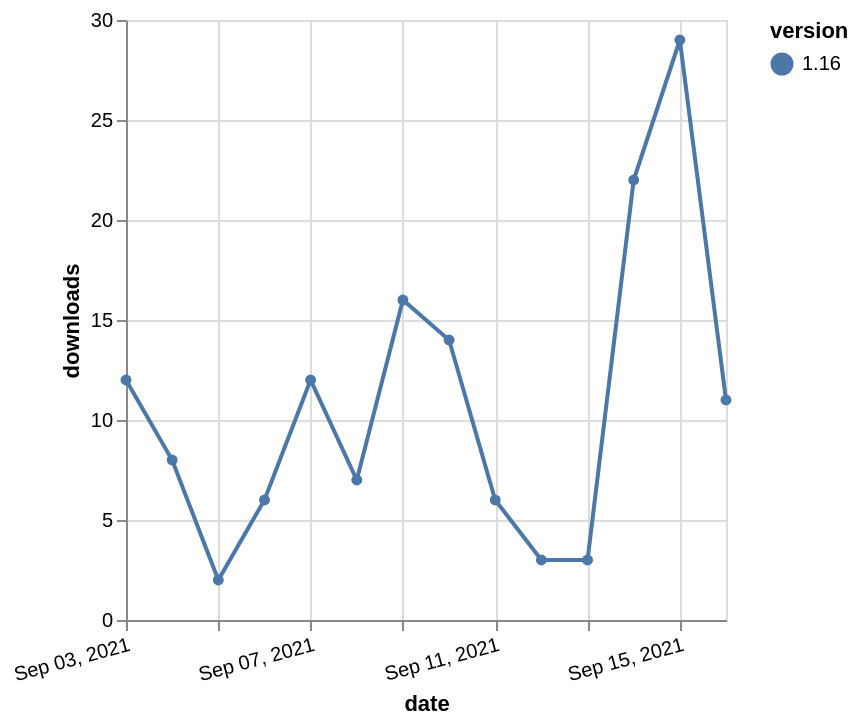

Source (Vega-Lite JSON):
### Vega-Lite specification from a JSON file in a GitHub repository (floating-point values rounded to 4 significant figures)
{"$schema": "https://vega.github.io/schema/vega-lite/v5.json", "description": "A simple bar chart with embedded data.", "data": {"values": [{"date": "2021-09-03", "total": 34295, "delta": 12, "version": "1.16"}, {"date": "2021-09-04", "total": 34303, "delta": 8, "version": "1.16"}, {"date": "2021-09-05", "total": 34305, "delta": 2, "version": "1.16"}, {"date": "2021-09-06", "total": 34311, "delta": 6, "version": "1.16"}, {"date": "2021-09-07", "total": 34323, "delta": 12, "version": "1.16"}, {"date": "2021-09-08", "total": 34330, "delta": 7, "version": "1.16"}, {"date": "2021-09-09", "total": 34346, "delta": 16, "version": "1.16"}, {"date": "2021-09-10", "total": 34360, "delta": 14, "version": "1.16"}, {"date": "2021-09-11", "total": 34366, "delta": 6, "version": "1.16"}, {"date": "2021-09-12", "total": 34369, "delta": 3, "version": "1.16"}, {"date": "2021-09-13", "total": 34372, "delta": 3, "version": "1.16"}, {"date": "2021-09-14", "total": 34394, "delta": 22, "version": "1.16"}, {"date": "2021-09-15", "total": 34423, "delta": 29, "version": "1.16"}, {"date": "2021-09-16", "total": 34434, "delta": 11, "version": "1.16"}]}, "width": "container", "mark": {"type": "line", "point": {"filled": true}}, "encoding": {"x": {"field": "date", "type": "temporal", "timeUnit": "yearmonthdate", "title": "date", "axis": {"labelAngle": -15}}, "y": {"field": "delta", "type": "quantitative", "title": "downloads"}, "color": {"field": "version", "type": "nominal"}, "tooltip": {"field": "delta"}}}
